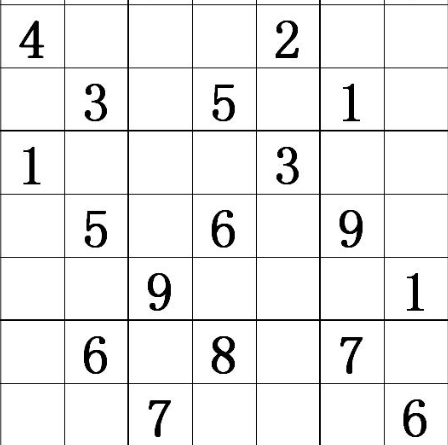
#> input picture resources/images/subshudu.png, 448 x 445 px
$ python '067-暴力特征匹配方法.py'
#> lines starting #> are read from the running program, lines starting #| are printed output that depends on the picture
# 暴力特征匹配方法
# Brute_Force
# 原理：
# 使用第一组中的每个特征的描述子
# 与第二组中的所有特征描述子进行匹配
# 计算他们之间的差距，然后将最接近的一个匹配返回
# 步骤：
# 1 创建匹配器 matcher=cv.BFMatcher(normalType,crossCheck)
# normalType NORM_L1用于sift,NORM_L2(default)用于surf,NORM_HAMMING、NORM_HAMMING2用于orb
# crossCheck 是否进行交叉匹配 True,False(default)
# 2 进行特征匹配 match = matcher.match(des1, des2)
# des1 sift,surf,orb等计算出的描述子
# 3 绘制匹配点 result = cv.drawMatches(img1, kp1, img2, kp2, match, None)
# img1,kp1 搜索的图和特征点
# img2,kp2 匹配的图和特征点


import cv2 as cv
import numpy as np
# 读取图像
# 用小图到大图中去搜索
img1 = cv.imread('../../resources/images/subshudu.png')
#> img1 is the input picture: shape (445, 448, 3); min 0, max 255, mean 238.9
img2 = cv.imread('../../resources/images/shudu.png')
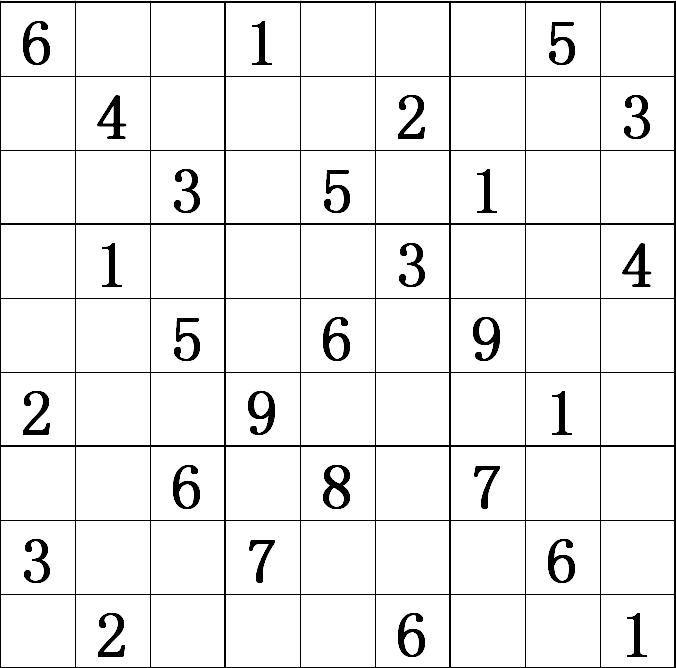
#> input picture resources/images/shudu.png, 676 x 668 px
#> img2 is the input picture: shape (668, 676, 3); min 0, max 255, mean 238.3
# 灰度化
gray1 = cv.cvtColor(img1, cv.COLOR_BGR2GRAY)
gray2 = cv.cvtColor(img2, cv.COLOR_BGR2GRAY)
# 创建特征检测器
# sift = cv.xfeatures2d.SIFT_create()
# surf = cv.xfeatures2d.SURT_create()
orb = cv.ORB_create()
# 计算特征点和描述子 kp, des = orb.detectAndCompute(gray, None)
kp1, des1 = orb.detectAndCompute(gray1, None)
#> kp1 = 500 keypoints; strongest (x, y, size): (317, 322, 31), (130, 322, 31), (322, 322, 31), (317, 317, 31)
kp2, des2 = orb.detectAndCompute(gray2, None)
#> kp2 = 500 keypoints; strongest (x, y, size): (222, 448, 31), (447, 448, 31), (452, 448, 31), (227, 448, 31)
# 创建匹配器 matcher = BFMatcher(normalType,crossCheck)
# NORM_L1,NORM_L2(default),NORM_HAMMING,NORM_HAMMING2
matcher = cv.BFMatcher(cv.NORM_HAMMING, False)
# 进行特征匹配
match = matcher.match(des1, des2)
#> match = 500 matches
# 绘制匹配点
result = cv.drawMatches(img1, kp1, img2, kp2, match, None)
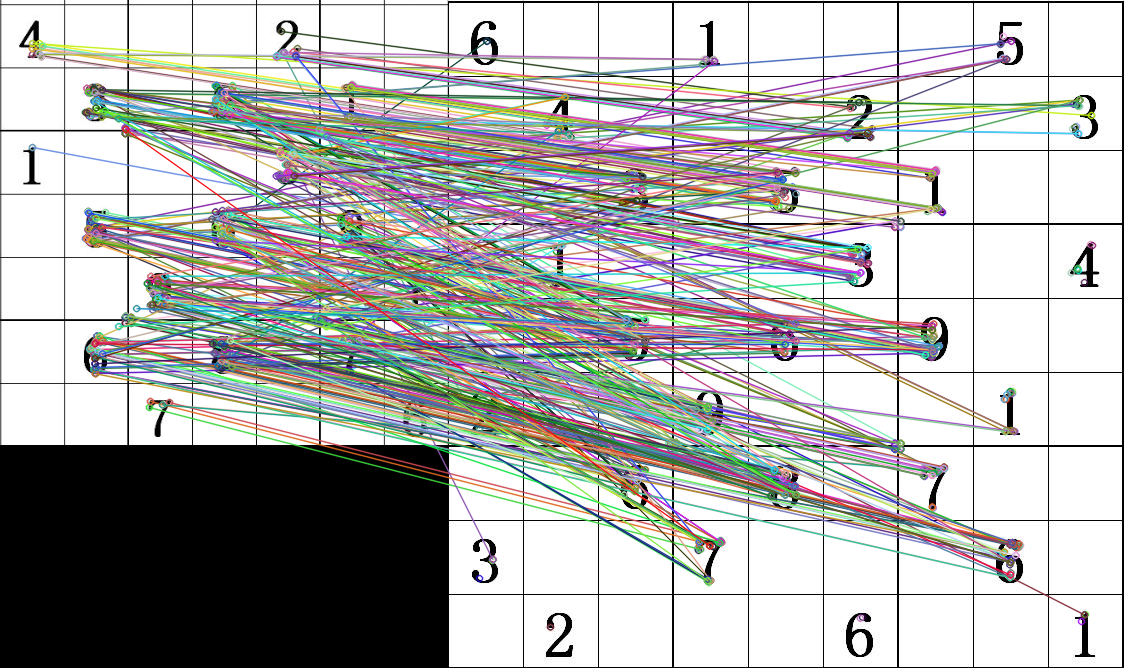
#> result: shape (668, 1124, 3); mean B, G, R 175.5, 177.3, 176.7
# 图像显示
cv.imshow('result', result)
if cv.waitKey(0) & 0xFF == ord('q'):
#> (key q is pressed here)
    cv.destroyAllWindows()
